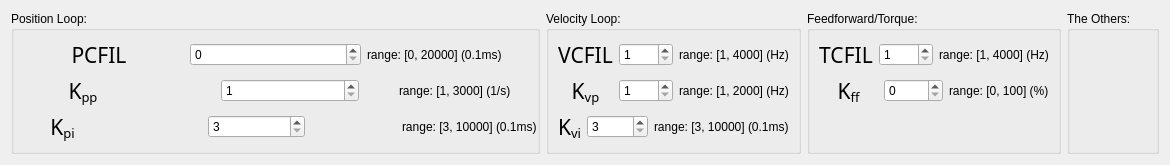
                    <widget class="QWidget" name="scrollAreaWidgetContents_2">
                     <property name="geometry">
                      <rect>
                       <x>0</x>
                       <y>0</y>
                       <width>1170</width>
                       <height>159</height>
                      </rect>
                     </property>
                     <layout class="QHBoxLayout" name="horizontalLayout_31">
                      <item>
                       <widget class="QGroupBox" name="groupBox_3">
                        <property name="title">
                         <string>Position Loop:</string>
                        </property>
                        <layout class="QVBoxLayout" name="verticalLayout_50">
                         <property name="leftMargin">
                          <number>0</number>
                         </property>
                         <property name="rightMargin">
                          <number>0</number>
                         </property>
                         <property name="bottomMargin">
                          <number>0</number>
                         </property>
                         <item>
                          <layout class="QHBoxLayout" name="horizontalLayout_35">
                           <item>
                            <widget class="QLabel" name="label_92">
                             <property name="font">
                              <font>
                               <family>Agency FB</family>
                               <pointsize>16</pointsize>
                               <bold>false</bold>
                              </font>
                             </property>
                             <property name="text">
                              <string>PCFIL</string>
                             </property>
                             <property name="alignment">
                              <set>Qt::AlignCenter</set>
                             </property>
                            </widget>
                           </item>
                           <item>
                            <widget class="QSpinBox" name="spinBox_7">
                             <property name="maximum">
                              <number>20000</number>
                             </property>
                            </widget>
                           </item>
                           <item>
                            <widget class="QLabel" name="label_93">
                             <property name="text">
                              <string>range: [0, 20000] (0.1ms)</string>
                             </property>
                            </widget>
                           </item>
                          </layout>
                         </item>
                         <item>
                          <layout class="QHBoxLayout" name="horizontalLayout_28" stretch="2,1,2,0,2">
                           <property name="spacing">
                            <number>0</number>
                           </property>
                           <item>
                            <widget class="QLabel" name="label_68">
                             <property name="font">
                              <font>
                               <family>Agency FB</family>
                               <pointsize>16</pointsize>
                               <bold>false</bold>
                              </font>
                             </property>
                             <property name="text">
                              <string>&lt;html&gt;
&lt;head/&gt;
&lt;body&gt;
&lt;p&gt;K&lt;sub&gt;pp&lt;/p&gt;</string>
                             </property>
                             <property name="alignment">
                              <set>Qt::AlignCenter</set>
                             </property>
                            </widget>
                           </item>
                           <item>
                            <spacer name="horizontalSpacer_28">
                             <property name="orientation">
                              <enum>Qt::Horizontal</enum>
                             </property>
                             <property name="sizeHint" stdset="0">
                              <size>
                               <width>40</width>
                               <height>20</height>
                              </size>
                             </property>
                            </spacer>
                           </item>
                           <item>
                            <widget class="QSpinBox" name="spinBox">
                             <property name="minimum">
                              <number>1</number>
                             </property>
                             <property name="maximum">
                              <number>3000</number>
                             </property>
                            </widget>
                           </item>
                           <item>
                            <spacer name="horizontalSpacer_26">
                             <property name="orientation">
                              <enum>Qt::Horizontal</enum>
                             </property>
                             <property name="sizeHint" stdset="0">
                              <size>
                               <width>40</width>
                               <height>20</height>
                              </size>
                             </property>
                            </spacer>
                           </item>
                           <item>
                            <widget class="QLabel" name="label_79">
                             <property name="text">
                              <string>range: [1, 3000] (1/s)</string>
                             </property>
                            </widget>
                           </item>
                          </layout>
                         </item>
                         <item>
                          <layout class="QHBoxLayout" name="horizontalLayout_29" stretch="1,1,1,1,1">
                           <property name="spacing">
                            <number>0</number>
                           </property>
                           <item>
                            <widget class="QLabel" name="label_80">
                             <property name="font">
                              <font>
                               <family>Agency FB</family>
                               <pointsize>16</pointsize>
                               <bold>false</bold>
                              </font>
                             </property>
                             <property name="text">
                              <string>&lt;html&gt;
&lt;head/&gt;
&lt;body&gt;
&lt;p&gt;K&lt;sub&gt;pi&lt;/p&gt;</string>
                             </property>
                             <property name="alignment">
                              <set>Qt::AlignCenter</set>
                             </property>
                            </widget>
                           </item>
                           <item>
                            <spacer name="horizontalSpacer_29">
                             <property name="orientation">
                              <enum>Qt::Horizontal</enum>
                             </property>
                             <property name="sizeHint" stdset="0">
                              <size>
                               <width>40</width>
                               <height>20</height>
                              </size>
                             </property>
                            </spacer>
                           </item>
                           <item>
                            <widget class="QSpinBox" name="spinBox_2">
                             <property name="minimum">
                              <number>3</number>
                             </property>
                             <property name="maximum">
                              <number>10000</number>
                             </property>
                            </widget>
                           </item>
                           <item>
                            <spacer name="horizontalSpacer_27">
                             <property name="orientation">
                              <enum>Qt::Horizontal</enum>
                             </property>
                             <property name="sizeHint" stdset="0">
                              <size>
                               <width>40</width>
                               <height>20</height>
                              </size>
                             </property>
                            </spacer>
                           </item>
                           <item>
                            <widget class="QLabel" name="label_83">
                             <property name="text">
                              <string>range: [3, 10000] (0.1ms)</string>
                             </property>
                            </widget>
                           </item>
                          </layout>
                         </item>
                         <item>
                          <spacer name="verticalSpacer_7">
                           <property name="orientation">
                            <enum>Qt::Vertical</enum>
                           </property>
                           <property name="sizeHint" stdset="0">
                            <size>
                             <width>20</width>
                             <height>40</height>
                            </size>
                           </property>
                          </spacer>
                         </item>
                        </layout>
                       </widget>
                      </item>
                      <item>
                       <widget class="QGroupBox" name="groupBox_4">
                        <property name="title">
                         <string>Velocity Loop:</string>
                        </property>
                        <layout class="QVBoxLayout" name="verticalLayout_51">
                         <item>
                          <layout class="QHBoxLayout" name="horizontalLayout_36">
                           <item>
                            <widget class="QLabel" name="label_94">
                             <property name="font">
                              <font>
                               <family>Agency FB</family>
                               <pointsize>16</pointsize>
                               <bold>false</bold>
                              </font>
                             </property>
                             <property name="text">
                              <string>VCFIL</string>
                             </property>
                             <property name="alignment">
                              <set>Qt::AlignCenter</set>
                             </property>
                            </widget>
                           </item>
                           <item>
                            <widget class="QSpinBox" name="spinBox_8">
                             <property name="minimum">
                              <number>1</number>
                             </property>
                             <property name="maximum">
                              <number>4000</number>
                             </property>
                            </widget>
                           </item>
                           <item>
                            <widget class="QLabel" name="label_95">
                             <property name="text">
                              <string>range: [1, 4000] (Hz)</string>
                             </property>
                            </widget>
                           </item>
                          </layout>
                         </item>
                         <item>
                          <layout class="QHBoxLayout" name="horizontalLayout_32">
                           <item>
                            <widget class="QLabel" name="label_86">
                             <property name="font">
                              <font>
                               <family>Agency FB</family>
                               <pointsize>16</pointsize>
                               <bold>false</bold>
                              </font>
                             </property>
                             <property name="text">
                              <string>&lt;html&gt;
&lt;head/&gt;
&lt;body&gt;
&lt;p&gt;K&lt;sub&gt;vp&lt;/p&gt;</string>
                             </property>
                             <property name="alignment">
                              <set>Qt::AlignCenter</set>
                             </property>
                            </widget>
                           </item>
                           <item>
                            <widget class="QSpinBox" name="spinBox_4">
                             <property name="minimum">
                              <number>1</number>
                             </property>
                             <property name="maximum">
                              <number>2000</number>
                             </property>
                            </widget>
                           </item>
                           <item>
                            <widget class="QLabel" name="label_87">
                             <property name="text">
                              <string>range: [1, 2000] (Hz)</string>
                             </property>
                            </widget>
                           </item>
                          </layout>
                         </item>
                         <item>
                          <layout class="QHBoxLayout" name="horizontalLayout_33">
                           <item>
                            <widget class="QLabel" name="label_88">
                             <property name="font">
                              <font>
                               <family>Agency FB</family>
                               <pointsize>16</pointsize>
                               <bold>false</bold>
                              </font>
                             </property>
                             <property name="text">
                              <string>&lt;html&gt;
&lt;head/&gt;
&lt;body&gt;
&lt;p&gt;K&lt;sub&gt;vi&lt;/p&gt;</string>
                             </property>
                             <property name="alignment">
                              <set>Qt::AlignCenter</set>
                             </property>
                            </widget>
                           </item>
                           <item>
                            <widget class="QSpinBox" name="spinBox_5">
                             <property name="minimum">
                              <number>3</number>
                             </property>
                             <property name="maximum">
                              <number>10000</number>
                             </property>
                            </widget>
                           </item>
                           <item>
                            <widget class="QLabel" name="label_89">
                             <property name="text">
                              <string>range: [3, 10000] (0.1ms)</string>
                             </property>
                            </widget>
                           </item>
                          </layout>
                         </item>
                         <item>
                          <spacer name="verticalSpacer_8">
                           <property name="orientation">
                            <enum>Qt::Vertical</enum>
                           </property>
                           <property name="sizeHint" stdset="0">
                            <size>
                             <width>20</width>
                             <height>40</height>
                            </size>
                           </property>
                          </spacer>
                         </item>
                        </layout>
                       </widget>
                      </item>
                      <item>
                       <widget class="QGroupBox" name="groupBox_8">
                        <property name="title">
                         <string>Feedforward/Torque:</string>
                        </property>
                        <layout class="QVBoxLayout" name="verticalLayout_52">
                         <item>
                          <layout class="QHBoxLayout" name="horizontalLayout_37">
                           <item>
                            <widget class="QLabel" name="label_96">
                             <property name="font">
                              <font>
                               <family>Agency FB</family>
                               <pointsize>16</pointsize>
                               <bold>false</bold>
                              </font>
                             </property>
                             <property name="text">
                              <string>TCFIL</string>
                             </property>
                             <property name="alignment">
                              <set>Qt::AlignCenter</set>
                             </property>
                            </widget>
                           </item>
                           <item>
                            <widget class="QSpinBox" name="spinBox_9">
                             <property name="minimum">
                              <number>1</number>
                             </property>
                             <property name="maximum">
                              <number>4000</number>
                             </property>
                            </widget>
                           </item>
                           <item>
                            <widget class="QLabel" name="label_97">
                             <property name="text">
                              <string>range: [1, 4000] (Hz)</string>
                             </property>
                            </widget>
                           </item>
                          </layout>
                         </item>
                         <item>
                          <layout class="QHBoxLayout" name="horizontalLayout_30">
                           <item>
                            <widget class="QLabel" name="label_84">
                             <property name="font">
                              <font>
                               <family>Agency FB</family>
                               <pointsize>16</pointsize>
                               <bold>false</bold>
                              </font>
                             </property>
                             <property name="text">
                              <string>&lt;html&gt;
&lt;head/&gt;
&lt;body&gt;
&lt;p&gt;K&lt;sub&gt;ff&lt;/p&gt;</string>
                             </property>
                             <property name="alignment">
                              <set>Qt::AlignCenter</set>
                             </property>
                            </widget>
                           </item>
                           <item>
                            <widget class="QSpinBox" name="spinBox_3">
                             <property name="maximum">
                              <number>100</number>
                             </property>
                            </widget>
                           </item>
                           <item>
                            <widget class="QLabel" name="label_85">
                             <property name="text">
                              <string>range: [0, 100] (%)</string>
                             </property>
                            </widget>
                           </item>
                          </layout>
                         </item>
                         <item>
                          <spacer name="verticalSpacer_6">
                           <property name="orientation">
                            <enum>Qt::Vertical</enum>
                           </property>
                           <property name="sizeHint" stdset="0">
                            <size>
                             <width>20</width>
                             <height>40</height>
                            </size>
                           </property>
                          </spacer>
                         </item>
                        </layout>
                       </widget>
                      </item>
                      <item>
                       <widget class="QGroupBox" name="groupBox_9">
                        <property name="title">
                         <string>The Others:</string>
                        </property>
                       </widget>
                      </item>
                     </layout>
                    </widget>
